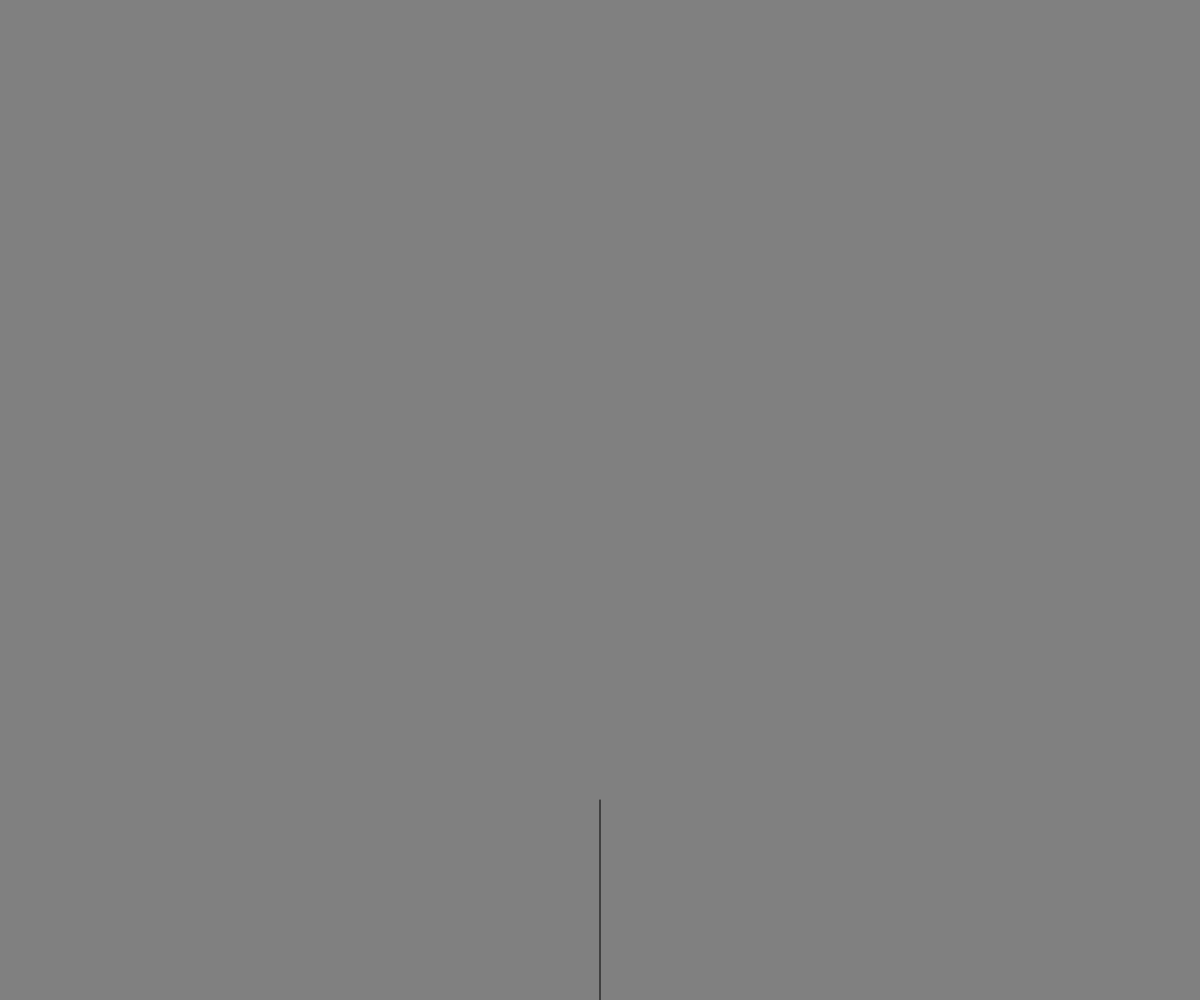
Frame 1 (no input)
Frame 60 (no input): identical to frame 1, image omitted
Frame 120 (the mouse pressed at the canvas centre since frame 60): identical to frame 1, image omitted

The p5.js sketch that drew this single still picture (run headless with seeded random() and noise() and a simulated clock; from frame 60 on, the mouse is pressed at the canvas centre):

// p5.js sketch
// ── sketch.js
class Rule{
  constructor(start,to){
    this.start = start;
    this.to = to;
  }

  getStart(){
      return this.start;
  }

  getTo(){
    return this.to;
  }
}

class LSystem{
  constructor(start,rules){
    this.start = start;
    this.rules = rules;
    this.genCount = 0;
  }

  generate(){
    let next = '';
    for (let i = 0; i < this.start.length; i++) {
      let replace = this.start[i];
      for (let j = 0; j < this.rules.length; j++) {
        let start = this.rules[j].getStart();
        if (start === replace) {
          replace = this.rules[j].getTo();
        }
      }
      next += replace;
    }
    this.start = next;
    this.generation++;
    return next;
  }
}

class Turtle{
  constructor(todo,len,angle){
    this.todo = todo;
    this.len = len;
    this.angle = angle;
  }

  run(){
    for(let i = 0;i < this.todo.length;i ++){
      let c = this.todo[i];
      if(c === 'F'){
        line(0,0,0,-this.len);
        translate(0,-this.len);
      }else if(c === '+'){
        rotate(-this.angle);
      }else if(c === '-'){
        rotate(this.angle);
      }else if(c === '['){
        push();
      }else if(c === ']'){
        pop();
      }else if(c === 'R'){
        stroke(255,0,0,255);
      }else if(c === 'G'){
        stroke(0,255,0,255);
      }else if(c === 'B'){
        stroke(0,0,255,255);
      }else if(c === 'Y'){
        stroke(255,255,0,255);
      }
    }
  }

  changeLen(percent){
    this.len = this.len * percent;
  }

  setTodo(todo){
    this.todo = todo;
  }
}

let rules = null;
let lSystem = null;
let turtle = null;
let clickCount = 0;

function setup() {
  createCanvas(windowWidth,windowHeight);
  rules = [new Rule('X','X+YF+'),new Rule('Y','-FX-Y')];
  lSystem = new LSystem('FX',rules);
  turtle = new Turtle('FX',height/5,radians(90));
}

function draw() {
  translate(width/2,height);
  background(128);
  turtle.run();
}

function keyPressed(){
  if(clickCount < 15){
    push();
    let gen = lSystem.generate();
    turtle.setTodo(gen);
    turtle.changeLen(0.8);
    pop();
    clickCount ++;
  }
}
